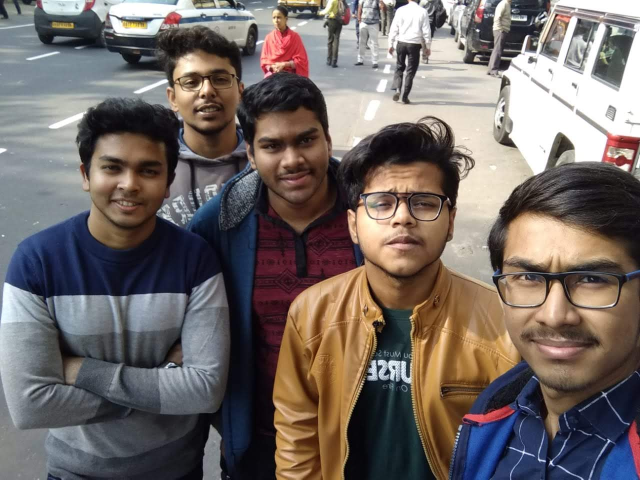
#> input picture image/m7.jpg, 1280 x 959 px, found by its file name (shown at 1/2 size); its folder holds 5 pictures in this run
$ jupyter execute --allow-errors Image_Recognition.ipynb   (shell and % lines are left out)
#> lines starting #> are read from the running program, lines starting #| are printed output that depends on the picture
# Image Recognition

[cell 1]
# Mounting Google Drive
from google.colab import drive
from os.path import join
ROOT = '/content/drive'
print(ROOT)
drive.mount(ROOT)

%cd /content/drive/My\ Drive/Colab Notebooks/ProjectData

[cell 2]
import cv2
import os
import pickle
import numpy as np
import imutils
from imutils import paths
from google.colab.patches import cv2_imshow

[cell 3]
output_path = "FaceRecognition/output/"
img_path = "FaceRecognition/image/"

[cell 4]
prototxt_path = "FaceRecognition/face_detection_model/deploy.prototxt"
image_detctor_path =  "FaceRecognition/face_detection_model/res10_300x300_ssd_iter_140000.caffemodel"
embedder_path = "FaceRecognition/openface_nn4.small2.v1.t7"
embedding = pickle.load(open(output_path+"data.pickle", "rb"))
#> (reads output/data.pickle from the repository)
recognizer = pickle.load(open(output_path+"recognizer.pickle", "rb"))
#> (reads output/recognizer.pickle from the repository)
label_encoder = pickle.load(open(output_path+"label_encoder.pickle", "rb"))
#> (reads output/label_encoder.pickle from the repository)

#> (a cell that did not finish here is left out)

#> (a cell that did not finish here is left out)

[cell 7]
image = cv2.imread("FaceRecognition/image/m7.jpg")
#> image is the input picture: shape (959, 1280, 3); mean B, G, R 100.8, 104.4, 113.9
image = imutils.resize(image,width=600)
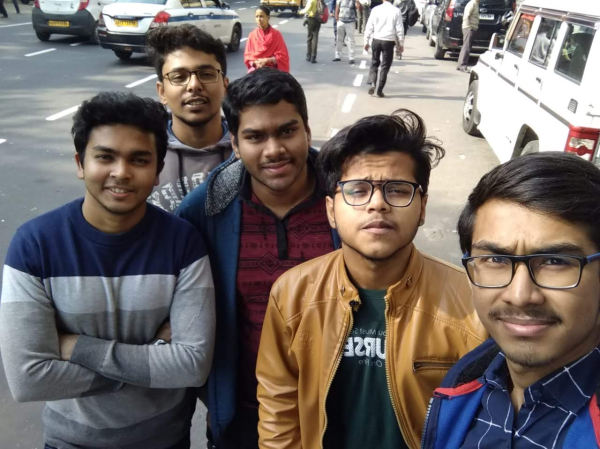
#> image: shape (449, 600, 3); mean B, G, R 100.8, 104.4, 113.9
(h,w) = image.shape[:2]
#> h = 449; w = 600
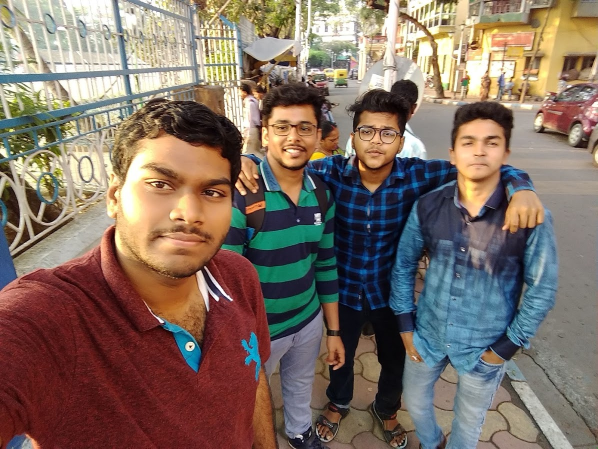
#> input picture image/IMG_20200307_165137040.jpg, 1196 x 897 px (shown at 1/2 size)
#> further down, image is the input picture: shape (897, 1196, 3); mean B, G, R 100, 111.3, 128.1
#> `image = imutils.resize(image,width=600)`:
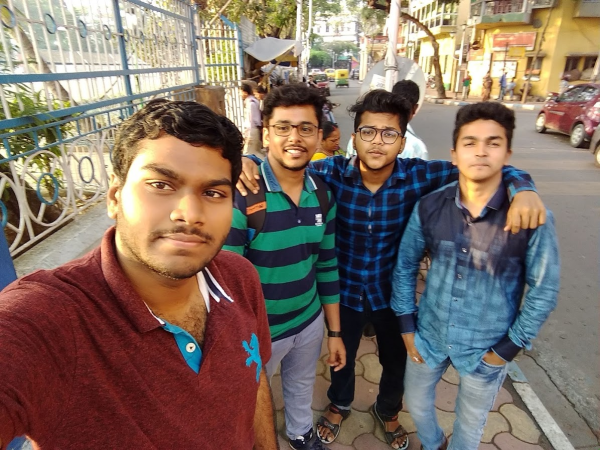
#> image: shape (450, 600, 3); mean B, G, R 100, 111.3, 128.1

image_blob = cv2.dnn.blobFromImage(cv2.resize(image, (300,300)),  1.0, (300,300), (104.0, 177.0, 123.0),swapRB = False, crop = False)


#> (the rest of this cell did not finish here and is left out)

#> (a cell that did not finish here is left out)

[cell 9]
imgPath = paths.list_images(img_path)
#> (the rest of this cell did not finish here and is left out)
